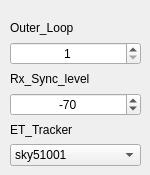
    <widget class="QWidget" name="nonsig_extra_setting">
     <attribute name="title">
      <string>NonSig</string>
     </attribute>
     <widget class="QWidget" name="layoutWidget_26">
      <property name="geometry">
       <rect>
        <x>10</x>
        <y>20</y>
        <width>131</width>
        <height>146</height>
       </rect>
      </property>
      <layout class="QVBoxLayout" name="verticalLayout_15">
       <item>
        <widget class="QLabel" name="init_rx_sync_level_label_2">
         <property name="text">
          <string>Outer_Loop</string>
         </property>
        </widget>
       </item>
       <item>
        <widget class="QSpinBox" name="outer_loop_spinBox">
         <property name="alignment">
          <set>Qt::AlignCenter</set>
         </property>
         <property name="minimum">
          <number>1</number>
         </property>
         <property name="maximum">
          <number>10000</number>
         </property>
         <property name="singleStep">
          <number>1</number>
         </property>
         <property name="value">
          <number>1</number>
         </property>
        </widget>
       </item>
       <item>
        <widget class="QLabel" name="init_rx_sync_level_label">
         <property name="text">
          <string>Rx_Sync_level</string>
         </property>
        </widget>
       </item>
       <item>
        <widget class="QSpinBox" name="init_rx_sync_level_spinBox">
         <property name="alignment">
          <set>Qt::AlignCenter</set>
         </property>
         <property name="minimum">
          <number>-130</number>
         </property>
         <property name="maximum">
          <number>-10</number>
         </property>
         <property name="singleStep">
          <number>1</number>
         </property>
         <property name="value">
          <number>-70</number>
         </property>
        </widget>
       </item>
       <item>
        <widget class="QLabel" name="et_tracker_label">
         <property name="text">
          <string>ET_Tracker</string>
         </property>
        </widget>
       </item>
       <item>
        <widget class="QComboBox" name="et_tracker_comboBox">
         <item>
          <property name="text">
           <string>sky51001</string>
          </property>
         </item>
         <item>
          <property name="text">
           <string>qm81052</string>
          </property>
         </item>
        </widget>
       </item>
      </layout>
     </widget>
    </widget>
